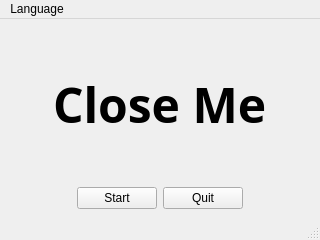
<?xml version="1.0" encoding="UTF-8"?>
<ui version="4.0">
 <class>Start_Window</class>
 <widget class="QMainWindow" name="Start_Window">
  <property name="geometry">
   <rect>
    <x>0</x>
    <y>0</y>
    <width>320</width>
    <height>240</height>
   </rect>
  </property>
  <property name="windowTitle">
   <string>MainWindow</string>
  </property>
  <widget class="QWidget" name="centralwidget">
   <layout class="QVBoxLayout" name="verticalLayout_2">
    <item>
     <layout class="QHBoxLayout" name="horizontalLayout">
      <item>
       <spacer name="horizontalSpacer">
        <property name="orientation">
         <enum>Qt::Horizontal</enum>
        </property>
        <property name="sizeHint" stdset="0">
         <size>
          <width>40</width>
          <height>20</height>
         </size>
        </property>
       </spacer>
      </item>
      <item>
       <widget class="QLabel" name="label">
        <property name="font">
         <font>
          <family>Agency FB</family>
          <pointsize>36</pointsize>
          <weight>75</weight>
          <bold>true</bold>
         </font>
        </property>
        <property name="text">
         <string>Close Me</string>
        </property>
       </widget>
      </item>
      <item>
       <spacer name="horizontalSpacer_2">
        <property name="orientation">
         <enum>Qt::Horizontal</enum>
        </property>
        <property name="sizeHint" stdset="0">
         <size>
          <width>40</width>
          <height>20</height>
         </size>
        </property>
       </spacer>
      </item>
     </layout>
    </item>
    <item>
     <layout class="QHBoxLayout" name="horizontalLayout_2">
      <item>
       <spacer name="horizontalSpacer_3">
        <property name="orientation">
         <enum>Qt::Horizontal</enum>
        </property>
        <property name="sizeHint" stdset="0">
         <size>
          <width>40</width>
          <height>20</height>
         </size>
        </property>
       </spacer>
      </item>
      <item>
       <widget class="QPushButton" name="start_Ptn">
        <property name="text">
         <string>Start</string>
        </property>
       </widget>
      </item>
      <item>
       <widget class="QPushButton" name="quit_Ptn">
        <property name="text">
         <string>Quit</string>
        </property>
       </widget>
      </item>
      <item>
       <spacer name="horizontalSpacer_4">
        <property name="orientation">
         <enum>Qt::Horizontal</enum>
        </property>
        <property name="sizeHint" stdset="0">
         <size>
          <width>40</width>
          <height>20</height>
         </size>
        </property>
       </spacer>
      </item>
     </layout>
    </item>
   </layout>
  </widget>
  <widget class="QMenuBar" name="menubar">
   <property name="geometry">
    <rect>
     <x>0</x>
     <y>0</y>
     <width>320</width>
     <height>22</height>
    </rect>
   </property>
   <widget class="QMenu" name="menuLanguage">
    <property name="title">
     <string>Language</string>
    </property>
    <addaction name="separator"/>
    <addaction name="English_Action"/>
    <addaction name="Chinese_Action"/>
   </widget>
   <addaction name="menuLanguage"/>
  </widget>
  <widget class="QStatusBar" name="statusbar"/>
  <action name="English_Action">
   <property name="checkable">
    <bool>true</bool>
   </property>
   <property name="checked">
    <bool>true</bool>
   </property>
   <property name="text">
    <string>English</string>
   </property>
  </action>
  <action name="Chinese_Action">
   <property name="checkable">
    <bool>true</bool>
   </property>
   <property name="text">
    <string>中文</string>
   </property>
  </action>
 </widget>
 <resources/>
 <connections/>
</ui>
